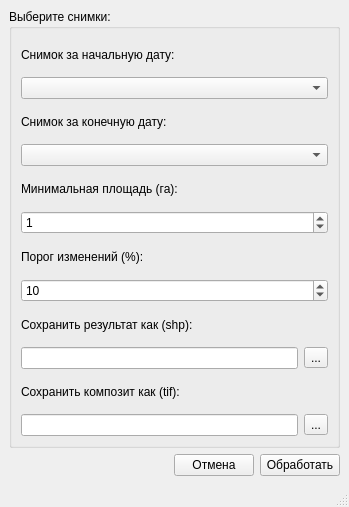
<?xml version="1.0" encoding="UTF-8"?>
<ui version="4.0">
 <class>MainWindow</class>
 <widget class="QMainWindow" name="MainWindow">
  <property name="windowModality">
   <enum>Qt::WindowModal</enum>
  </property>
  <property name="geometry">
   <rect>
    <x>0</x>
    <y>0</y>
    <width>349</width>
    <height>507</height>
   </rect>
  </property>
  <property name="minimumSize">
   <size>
    <width>349</width>
    <height>507</height>
   </size>
  </property>
  <property name="maximumSize">
   <size>
    <width>349</width>
    <height>507</height>
   </size>
  </property>
  <property name="windowTitle">
   <string>Векторизация изменений</string>
  </property>
  <widget class="QWidget" name="centralwidget">
   <layout class="QVBoxLayout" name="verticalLayout">
    <item>
     <widget class="QGroupBox" name="groupBox">
      <property name="title">
       <string>Выберите снимки:</string>
      </property>
      <layout class="QVBoxLayout" name="verticalLayout_2">
       <item>
        <widget class="QLabel" name="label">
         <property name="text">
          <string>Снимок за начальную дату:</string>
         </property>
        </widget>
       </item>
       <item>
        <widget class="QComboBox" name="comboBox"/>
       </item>
       <item>
        <widget class="QLabel" name="label_6">
         <property name="text">
          <string>Снимок за конечную дату:</string>
         </property>
        </widget>
       </item>
       <item>
        <widget class="QComboBox" name="comboBox_2"/>
       </item>
       <item>
        <widget class="QLabel" name="label_5">
         <property name="text">
          <string>Минимальная площадь (га):</string>
         </property>
        </widget>
       </item>
       <item>
        <widget class="QSpinBox" name="spinBox_2">
         <property name="value">
          <number>1</number>
         </property>
        </widget>
       </item>
       <item>
        <widget class="QLabel" name="label_4">
         <property name="text">
          <string>Порог изменений (%):</string>
         </property>
        </widget>
       </item>
       <item>
        <widget class="QSpinBox" name="spinBox">
         <property name="value">
          <number>10</number>
         </property>
        </widget>
       </item>
       <item>
        <widget class="QLabel" name="label_2">
         <property name="text">
          <string>Сохранить результат как (shp):</string>
         </property>
        </widget>
       </item>
       <item>
        <layout class="QHBoxLayout" name="horizontalLayout">
         <item>
          <widget class="QLineEdit" name="lineEdit"/>
         </item>
         <item>
          <widget class="QToolButton" name="toolButton">
           <property name="text">
            <string>...</string>
           </property>
          </widget>
         </item>
        </layout>
       </item>
       <item>
        <widget class="QLabel" name="label_3">
         <property name="text">
          <string>Сохранить композит как (tif):</string>
         </property>
        </widget>
       </item>
       <item>
        <layout class="QHBoxLayout" name="horizontalLayout_2">
         <item>
          <widget class="QLineEdit" name="lineEdit_2"/>
         </item>
         <item>
          <widget class="QToolButton" name="toolButton_2">
           <property name="text">
            <string>...</string>
           </property>
          </widget>
         </item>
        </layout>
       </item>
      </layout>
     </widget>
    </item>
    <item>
     <layout class="QHBoxLayout" name="horizontalLayout_3">
      <item>
       <spacer name="horizontalSpacer">
        <property name="orientation">
         <enum>Qt::Horizontal</enum>
        </property>
        <property name="sizeHint" stdset="0">
         <size>
          <width>40</width>
          <height>20</height>
         </size>
        </property>
       </spacer>
      </item>
      <item>
       <widget class="QPushButton" name="pushButton_2">
        <property name="text">
         <string>Отмена</string>
        </property>
       </widget>
      </item>
      <item>
       <widget class="QPushButton" name="pushButton">
        <property name="text">
         <string>Обработать</string>
        </property>
       </widget>
      </item>
     </layout>
    </item>
   </layout>
  </widget>
  <widget class="QMenuBar" name="menubar">
   <property name="geometry">
    <rect>
     <x>0</x>
     <y>0</y>
     <width>349</width>
     <height>25</height>
    </rect>
   </property>
  </widget>
  <widget class="QStatusBar" name="statusbar"/>
 </widget>
 <resources/>
 <connections/>
</ui>
